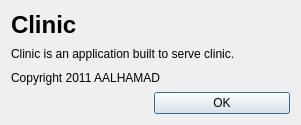
<?xml version="1.0" encoding="UTF-8"?>
<ui version="4.0">
 <class>AboutDialog</class>
 <widget class="QDialog" name="AboutDialog">
  <property name="geometry">
   <rect>
    <x>0</x>
    <y>0</y>
    <width>301</width>
    <height>125</height>
   </rect>
  </property>
  <property name="windowTitle">
   <string>Dialog</string>
  </property>
  <layout class="QGridLayout" name="gridLayout">
   <item row="0" column="0">
    <widget class="QLabel" name="label">
     <property name="text">
      <string>&lt;!DOCTYPE HTML PUBLIC &quot;-//W3C//DTD HTML 4.0//EN&quot; &quot;http://www.w3.org/TR/REC-html40/strict.dtd&quot;&gt;
&lt;html&gt;&lt;head&gt;&lt;meta name=&quot;qrichtext&quot; content=&quot;1&quot; /&gt;&lt;style type=&quot;text/css&quot;&gt;
p, li { white-space: pre-wrap; }
&lt;/style&gt;&lt;/head&gt;&lt;body style=&quot; font-family:'Ubuntu'; font-size:11pt; font-weight:400; font-style:normal;&quot;&gt;
&lt;p style=&quot; margin-top:0px; margin-bottom:0px; margin-left:0px; margin-right:0px; -qt-block-indent:0; text-indent:0px;&quot;&gt;&lt;span style=&quot; font-size:18pt; font-weight:600;&quot;&gt;Clinic&lt;/span&gt;&lt;/p&gt;&lt;/body&gt;&lt;/html&gt;</string>
     </property>
    </widget>
   </item>
   <item row="1" column="0" colspan="2">
    <widget class="QLabel" name="label_3">
     <property name="text">
      <string>Clinic is an application built to serve clinic. </string>
     </property>
    </widget>
   </item>
   <item row="2" column="0" colspan="2">
    <widget class="QLabel" name="label_2">
     <property name="text">
      <string>Copyright 2011 AALHAMAD</string>
     </property>
    </widget>
   </item>
   <item row="3" column="1">
    <widget class="QPushButton" name="pushButton">
     <property name="text">
      <string>OK</string>
     </property>
     <property name="default">
      <bool>true</bool>
     </property>
    </widget>
   </item>
  </layout>
 </widget>
 <resources/>
 <connections>
  <connection>
   <sender>pushButton</sender>
   <signal>clicked()</signal>
   <receiver>AboutDialog</receiver>
   <slot>accept()</slot>
   <hints>
    <hint type="sourcelabel">
     <x>182</x>
     <y>108</y>
    </hint>
    <hint type="destinationlabel">
     <x>65</x>
     <y>88</y>
    </hint>
   </hints>
  </connection>
 </connections>
</ui>
